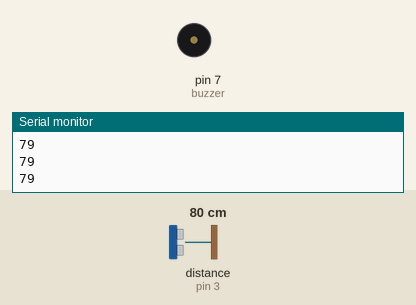
The sketch below on a simulated Arduino Uno, built with avr-gcc and run on an emulated ATmega328P. Shown: buzzer (waves = sounding, pin HIGH), the last lines printed to the serial monitor. Wiring (inferred from the names in the program): ultrasonic range finder: trigger pin 4; echo pin 3. The inputs (shaded band) are chosen by the test bench; at power-on: distance to the obstacle (sensor on pin 3) 80 cm. The echo pulse lasts 58.3 µs per cm; pins used as bus, display or sensor lines are not drawn.

Above: at 1.2 s.
1.3 s: distance to the obstacle (sensor on pin 3) set to 46 cm
2.8 s: distance to the obstacle (sensor on pin 3) set to 36 cm
At 3.4 s:
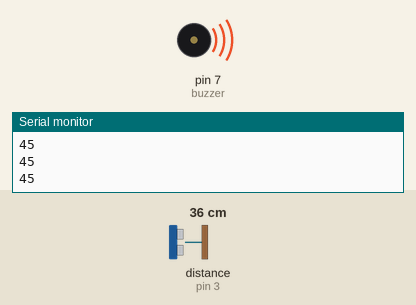
5.8 s: distance to the obstacle (sensor on pin 3) set to 4 cm
8.8 s: distance to the obstacle (sensor on pin 3) set to 2 cm
At 8.8 s:
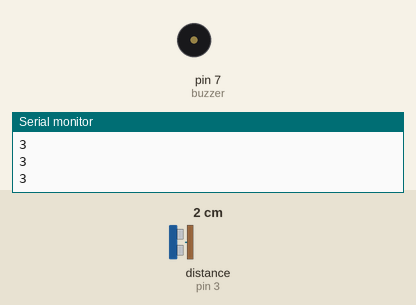
10.3 s: distance to the obstacle (sensor on pin 3) set to 35 cm
At 11.1 s:
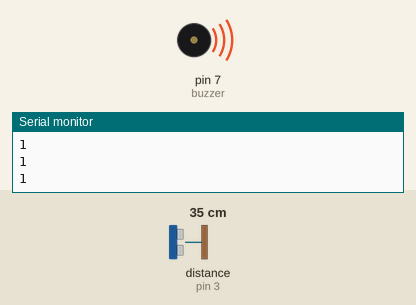
Timing chart, 0 to 14.3 s (numbered marks = the images above; inputs shaded):
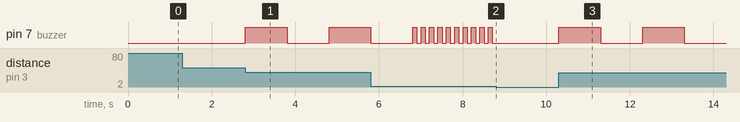

Measured:
- the behaviour switches between 42 and 41 cm on distance to the obstacle (sensor on pin 3) (found by bisection; images 0 and 1)
- the behaviour switches between 3 and 2 cm on distance to the obstacle (sensor on pin 3) (found by bisection; images 1 and 2)
- after the input at 2.8 s, pin 7 (buzzer): LOW → HIGH at once, → LOW 1.0 s later, → HIGH 1.0 s later
- after the input at 8.8 s, pin 7 (buzzer): stops changing and stays LOW
- after the input at 10.3 s, pin 7 (buzzer): alternates HIGH for 1.0 s and LOW for 1.0 s, starting at once

The sketch:

BUZZER.ino
```cpp
#define trig 4 //mic
#define echo 3  //hop
#define buzzer 7
long sure,uzaklik;
void setup() {
  pinMode(trig,OUTPUT);
  pinMode(echo,INPUT);
  pinMode(buzzer,OUTPUT);
  Serial.begin(9600);

}

void loop() {
  mesafe();
  if(uzaklik>40){
    digitalWrite(buzzer,LOW);

  }
  if(uzaklik<=40 && uzaklik>30){
    digitalWrite(buzzer,HIGH);
    delay(1000);
    digitalWrite(buzzer,LOW);
    delay(1000);
  }
   if(uzaklik<=30 && uzaklik>20){
    digitalWrite(buzzer,HIGH);
    delay(500);
    digitalWrite(buzzer,LOW);
    delay(500);
   }
   if(uzaklik<=20 && uzaklik>10){
    digitalWrite(buzzer,HIGH);
    delay(200);
    digitalWrite(buzzer,LOW);
    delay(200);
   }
    if(uzaklik<=10 && uzaklik>2){
    digitalWrite(buzzer,HIGH);
    delay(100);
    digitalWrite(buzzer,LOW);
    delay(100);
   }
  Serial.println(uzaklik);


}
```

mesafe_olcme.ino
```cpp
void mesafe(){
  digitalWrite(trig,LOW);
  delayMicroseconds(5);
  digitalWrite(trig,HIGH);
  delayMicroseconds(10);
  digitalWrite(trig,LOW);
  delayMicroseconds(10);


  sure=pulseIn(echo,HIGH);
  uzaklik=sure/29.1/2;

}
```
